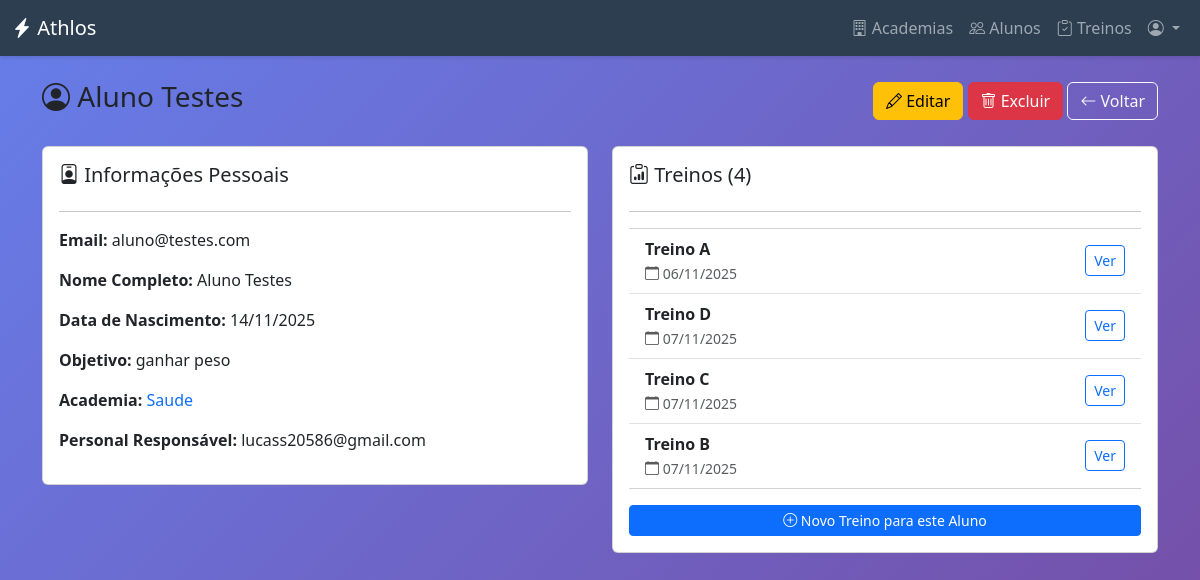
/alunos/15/ (signed in), run on an earlier commit of the app's database.
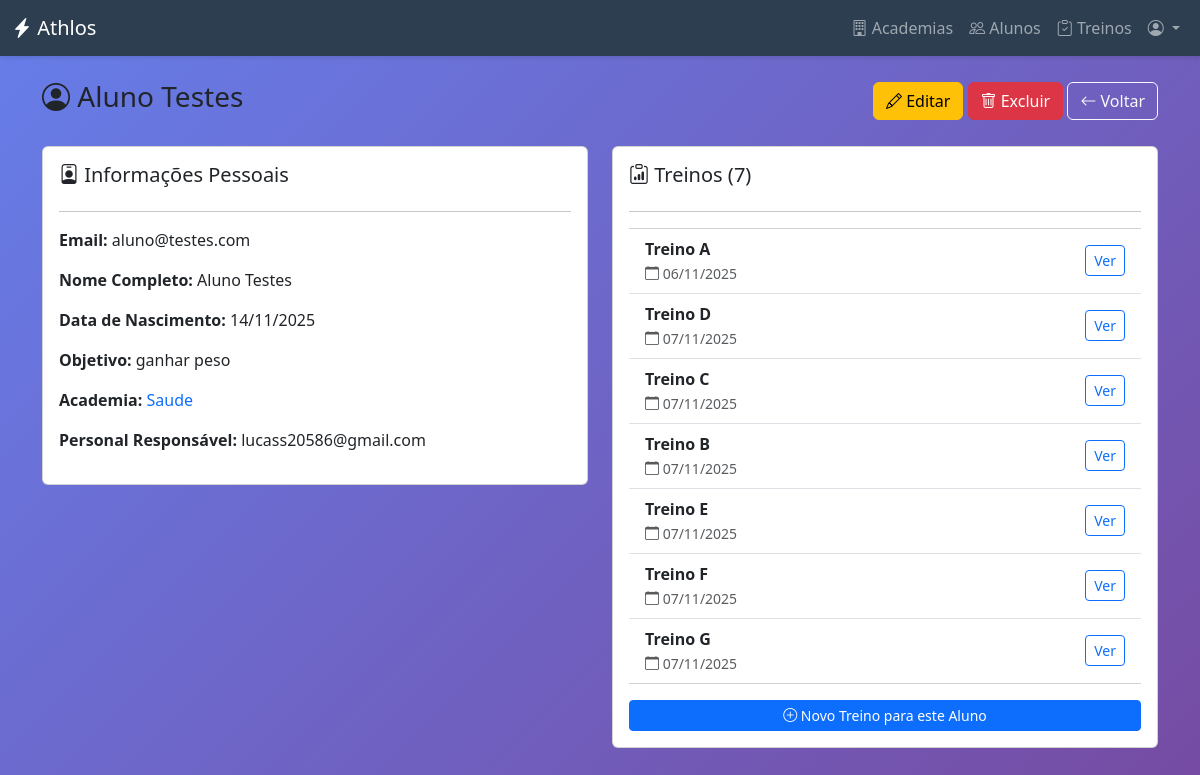
And on a later commit of the database.
### treinos/models.py (models this page shows, shortened)
class Treino(models.Model):
    aluno = models.ForeignKey(
        Aluno,
        on_delete=models.CASCADE,
        related_name="treinos"
    )
    personal_criador = models.ForeignKey(
        PersonalTrainer,
        on_delete=models.SET_NULL,
        null=True,
        blank=True,
        related_name="treinos_criados"
    )
    nome_treino = models.CharField(max_length=50, verbose_name="Nome do Treino (Ex: Treino A)")
    data_criacao = models.DateTimeField(auto_now_add=True)
    ativo = models.BooleanField(default=True, verbose_name="É o treino atual?")
    exercicios = models.ManyToManyField(
        Exercicio,
        through='ItemTreino',
        verbose_name="Exercícios"
    )

### core/views.py (the view)
# urls.py: path("alunos/<int:pk>/", views.aluno_detail, name="aluno_detail"),
@login_required
def aluno_detail(request, pk):
    aluno = get_object_or_404(Aluno, pk=pk)
    user = request.user
    allowed = False
    if user.user_type in ["ADMIN", "ADMIN_SISTEMA"]:
        allowed = True
    elif user.user_type == "PERSONAL" and hasattr(user, "personaltrainer"):
        if aluno.personal_responsavel == user.personaltrainer:
            allowed = True
    if not allowed:
        messages.error(request, "Acesso negado.")
        return redirect("dashboard")
    treinos = Treino.objects.filter(aluno=aluno)
    return render(
        request, "core/alunos/aluno_detail.html", {"aluno": aluno, "treinos": treinos}
    )

### core/templates/core/alunos/aluno_detail.html (shortened to what this page needs)
{% extends 'core/base.html' %}
{% block content %}
<div class="container py-4">
    <div class="d-flex justify-content-between align-items-center mb-4">
        <h3><i class="bi bi-person-circle"></i> {{ aluno.user.get_full_name|default:aluno.user.email }}</h3>
        <div>
            <a href="{% url 'aluno_edit' aluno.pk %}" class="btn btn-warning">
                <i class="bi bi-pencil"></i> Editar
            </a>
            <button type="button" class="btn btn-danger" data-bs-toggle="modal" data-bs-target="#deleteModal">
                <i class="bi bi-trash"></i> Excluir
            </button>
            <button onclick="history.back()" class="btn btn-outline-light">
                <i class="bi bi-arrow-left"></i> Voltar
            </button>
        </div>
    </div>
    <div class="row">
        <div class="col-md-6">
            <div class="card card-body mb-3">
                <h5><i class="bi bi-person-badge"></i> Informações Pessoais</h5>
                <hr>
                <p><strong>Email:</strong> {{ aluno.user.email }}</p>
                <p><strong>Nome Completo:</strong> {{ aluno.user.first_name }} {{ aluno.user.last_name }}</p>
                <p><strong>Data de Nascimento:</strong> {{ aluno.data_nascimento|date:"d/m/Y"|default:"Não informado" }}
                </p>
                <p><strong>Objetivo:</strong> {{ aluno.objetivo|default:"Não definido" }}</p>
                <p><strong>Academia:</strong>
                    {% if aluno.academia %}
                    <a href="{% url 'academia_detail' aluno.academia.pk %}" class="text-decoration-none">
                        {{ aluno.academia.nome_fantasia }}
                    </a>
                    {% else %}
                    <span class="text-muted">Não atribuído</span>
                    {% endif %}
                </p>
                <p><strong>Personal Responsável:</strong>
                    {% if aluno.personal_responsavel %}
                    {{ aluno.personal_responsavel.user.get_full_name|default:aluno.personal_responsavel.user.email }}
                    {% else %}
                    <span class="text-muted">Não atribuído</span>
                    {% endif %}
                </p>
            </div>
        </div>
        <div class="col-md-6">
            <div class="card card-body mb-3">
                <h5><i class="bi bi-clipboard-data"></i> Treinos ({{ treinos.count }})</h5>
                <hr>
                {% if treinos %}
                <ul class="list-group list-group-flush">
                    {% for treino in treinos %}
                    <li class="list-group-item d-flex justify-content-between align-items-center">
                        <div>
                            <strong>{{ treino.nome_treino }}</strong>
                            <br>
                            <small class="text-muted">
                                <i class="bi bi-calendar"></i> {{ treino.data_criacao|date:"d/m/Y" }}
                            </small>
                        </div>
                        <a href="{% url 'treino_detail' treino.pk %}" class="btn btn-sm btn-outline-primary">
                            Ver
                        </a>
                    </li>
                    {% endfor %}
                </ul>
                {% else %}
                <p class="text-muted">Nenhum treino cadastrado ainda.</p>
                {% endif %}
                <div class="mt-3">
                    <a href="{% url 'treino_create' %}" class="btn btn-sm btn-primary w-100">
                        <i class="bi bi-plus-circle"></i> Novo Treino para este Aluno
                    </a>
                </div>
            </div>
        </div>
    </div>
</div>
{% endblock %}

What changed in the data, as far as the page shows it:
added Treino: nome_treino "Treino E", data_criacao "07/11/2025"
added Treino: nome_treino "Treino F", data_criacao "07/11/2025"
added Treino: nome_treino "Treino G", data_criacao "07/11/2025"
Also different on the page:
{{ treinos.count }}: "4" → "7"
